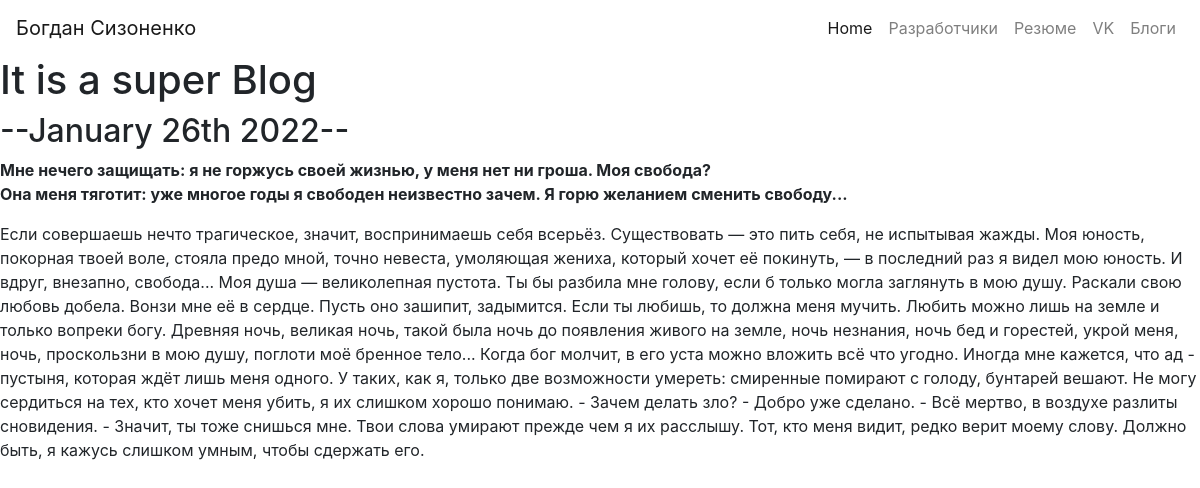
The app's page /blog/4/ with its own data.
### blog/models.py (models this page shows, shortened)
class Blog(models.Model):
    title = models.CharField(max_length=200)
    description = models.TextField()
    date = models.DateField()

### blog/views.py (the view)
def detail(request, blog_id):
    blog = get_object_or_404(Blog, pk=blog_id)
    return render(request, 'blog/detail.html', {'blog':blog})

### blog/templates/blog/detail.html
{% extends 'portfolio/base.html' %}
{% block content %}
<h1>{{ blog.title }}</h1>
<h2>--{{ blog.date|date:'F jS Y' }}--</h2>
{{ blog.description|safe }}
{% endblock %}

### records on screen
Blog: title "It is a super Blog", date "January 26th 2022", description "Мне нечего защищать: я не горжусь своей жизнью, у меня нет ни гроша. Моя свобода? Она меня тяготит: уже многое годы я свободен неизвестно зачем. Я горю желанием сменить свободу... Если совершаешь нечто трагическое, значит, воспринимаешь себя всерьёз. Существовать — это пить себя, не испытывая жажды. Моя юность, покорная твоей воле, стояла предо мной, точно невеста, умоляющая жениха, который хочет её покинуть, — в последний раз я видел мою юность. И вдруг, внезапно, свобода... Моя душа — великолепная пустота. Ты бы разбила мне голову, если б только могла заглянуть в мою душу. Раскали свою любовь добела. Вонзи мне её в сердце. Пусть оно зашипит, задымится. Если ты любишь, то должна меня…"
